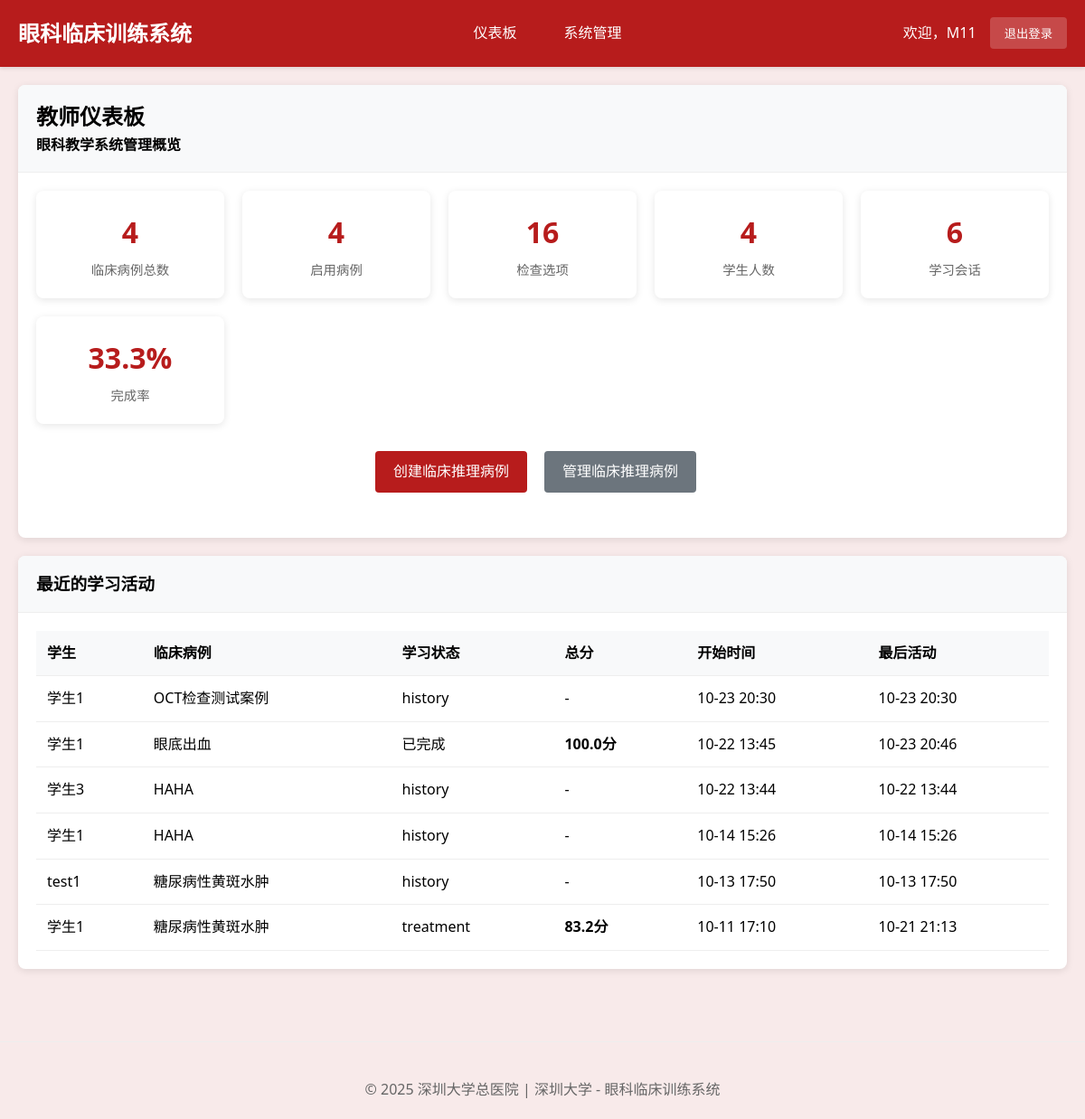
The page /teacher/ (signed in) on the database its author committed.
### cases/models.py (models this page shows, shortened)
class StudentClinicalSession(models.Model):
    student = models.ForeignKey(User, on_delete=models.CASCADE, verbose_name="学生")
    clinical_case = models.ForeignKey(ClinicalCase, on_delete=models.CASCADE, verbose_name="临床案例")
    session_status = models.CharField(
        max_length=30,  # 增加长度以适应最长的选项
        choices=[
            ('case_presentation', '病例呈现'),         # 步骤1: 呈现病例
            ('examination_selection', '检查选择'),     # 步骤2: 选择检查方法
            ('examination_results', '检查结果'),       # 步骤3: 查看检查图像结果
            ('diagnosis_reasoning', '诊断推理'),       # 步骤4: 诊断判断推理
            ('treatment_selection', '治疗选择'),       # 步骤5: 选择治疗方案
            ('learning_feedback', '学习反馈'),         # 步骤6: 学习反馈
            ('completed', '已完成')
        ],
        default='case_presentation',
        verbose_name="当前阶段"
    )
    selected_examinations = models.JSONField(default=list, verbose_name="已选检查项目")
    examination_images_viewed = models.JSONField(default=list, verbose_name="已查看的检查图像")
    selected_diagnosis = models.ForeignKey(DiagnosisOption, on_delete=SET_NULL, blank=True, null=True, verbose_name="选择的诊断")
    diagnosis_reasoning_text = models.TextField(blank=True, verbose_name="诊断推理过程",
                                               help_text="学生的诊断思路和推理过程")
    selected_treatments = models.JSONField(default=list, verbose_name="已选治疗方案")
    step_completion_status = models.JSONField(
        default=dict,
        verbose_name="步骤完成状态",
        help_text="记录每个步骤的完成情况：{step_name: {completed: bool, score: float, completion_time: datetime}}"
    )
    required_examinations_completed = models.BooleanField(default=False, verbose_name="必选检查是否完成")
    examination_selection_valid = models.BooleanField(default=False, verbose_name="检查选择是否有效")
    examination_score = models.FloatField(default=0.0, verbose_name="检查选择得分")
    diagnosis_score = models.FloatField(default=0.0, verbose_name="诊断准确性得分")
    treatment_score = models.FloatField(default=0.0, verbose_name="治疗方案得分")
    reasoning_score = models.FloatField(default=0.0, verbose_name="推理过程得分")
    overall_score = models.FloatField(default=0.0, verbose_name="总体得分")
    time_spent = models.JSONField(default=dict, verbose_name="各阶段用时", help_text="JSON格式记录各阶段耗时")
    step_start_times = models.JSONField(default=dict, verbose_name="各步骤开始时间")
    started_at = models.DateTimeField(auto_now_add=True, verbose_name="开始时间")
    completed_at = models.DateTimeField(blank=True, null=True, verbose_name="完成时间")
    last_activity = models.DateTimeField(auto_now=True, verbose_name="最后活动时间")
    learning_notes = models.TextField(blank=True, verbose_name="学习笔记")
    reflection = models.TextField(blank=True, verbose_name="学习反思")
    session_data = models.JSONField(default=dict, verbose_name="会话数据",
                                   help_text="保存检查顺序、当前进度等临时数据")
    class Meta:
        verbose_name = "学生临床会话"
        verbose_name_plural = "学生临床会话"
        ordering = ['-started_at']
        unique_together = ['student', 'clinical_case']

class ClinicalCase(models.Model):
    title = models.CharField(max_length=200, verbose_name="案例标题")
    case_id = models.CharField(max_length=50, unique=True, verbose_name="案例编号")
    patient_age = models.IntegerField(verbose_name="患者年龄")
    patient_gender = models.CharField(max_length=10, choices=[('M', '男'), ('F', '女')], verbose_name="患者性别")
    chief_complaint = models.TextField(verbose_name="主诉")
    present_illness = models.TextField(verbose_name="现病史")
    past_history = models.TextField(blank=True, verbose_name="既往史")
    family_history = models.TextField(blank=True, verbose_name="家族史")
    learning_objectives = models.JSONField(verbose_name="学习目标", help_text="JSON格式存储多个学习目标")
    difficulty_level = models.CharField(
        max_length=20,
        choices=[('beginner', '初级'), ('intermediate', '中级'), ('advanced', '高级')],
        default='intermediate',
        verbose_name="难度等级"
    )
    is_active = models.BooleanField(default=True, verbose_name="是否启用")
    created_by = models.ForeignKey(User, on_delete=models.CASCADE, verbose_name="创建者")
    created_at = models.DateTimeField(auto_now_add=True, verbose_name="创建时间")
    updated_at = models.DateTimeField(auto_now=True, verbose_name="更新时间")
    case_images = models.JSONField(blank=True, null=True, verbose_name="案例图片", help_text="存储图片路径的JSON数组")
    class Meta:
        verbose_name = "临床案例"
        verbose_name_plural = "临床案例"
        ordering = ['-created_at']

### cases/views.py (the view)
# urls.py: path('teacher/', views.teacher_dashboard, name='teacher_dashboard'),
@login_required
@user_passes_test(is_teacher, login_url='login')
def teacher_dashboard(request):
    total_clinical_cases = ClinicalCase.objects.count()
    active_clinical_cases = ClinicalCase.objects.filter(is_active=True).count()
    total_students = User.objects.filter(groups__name='Students').count()
    total_examinations = ExaminationOption.objects.count()
    total_sessions = StudentClinicalSession.objects.count()
    completed_sessions = StudentClinicalSession.objects.filter(completed_at__isnull=False).count()
    completion_rate = round((completed_sessions / total_sessions * 100), 1) if total_sessions > 0 else 0
    recent_sessions = StudentClinicalSession.objects.select_related('student', 'clinical_case').order_by('-started_at')[:10]
    context = {
        'total_clinical_cases': total_clinical_cases,
        'active_clinical_cases': active_clinical_cases,
        'total_students': total_students,
        'total_examinations': total_examinations,
        'total_sessions': total_sessions,
        'completed_sessions': completed_sessions,
        'completion_rate': completion_rate,
        'recent_sessions': recent_sessions,
    }
    return render(request, 'teacher/dashboard.html', context)

### cases/views.py (called while the page is built)
def is_teacher(user):
    return user.groups.filter(name='Teachers').exists() or user.is_superuser

### cases/templates/teacher/dashboard.html (shortened to what this page needs)
{% extends 'base.html' %}
{% load static %}
{% block content %}
<div class="card">
    <div class="card-header">
        <h2>教师仪表板</h2>
        <p>眼科教学系统管理概览</p>
    </div>
    <div class="card-body">
        <div class="stats-grid">
            <div class="stat-card">
                <div class="stat-number">{{ total_clinical_cases }}</div>
                <div class="stat-label">临床病例总数</div>
            </div>
            <div class="stat-card">
                <div class="stat-number">{{ active_clinical_cases }}</div>
                <div class="stat-label">启用病例</div>
            </div>
            <div class="stat-card">
                <div class="stat-number">{{ total_examinations }}</div>
                <div class="stat-label">检查选项</div>
            </div>
            <div class="stat-card">
                <div class="stat-number">{{ total_students }}</div>
                <div class="stat-label">学生人数</div>
            </div>
            <div class="stat-card">
                <div class="stat-number">{{ total_sessions }}</div>
                <div class="stat-label">学习会话</div>
            </div>
            <div class="stat-card">
                <div class="stat-number">{{ completion_rate }}%</div>
                <div class="stat-label">完成率</div>
            </div>
        </div>
        <div style="text-align: center; margin: 30px 0;">
            <a href="{% url 'teacher_clinical_case_create' %}" class="btn" style="margin-right: 15px;">创建临床推理病例</a>
            <a href="{% url 'teacher_clinical_case_list' %}" class="btn secondary" style="margin-right: 15px;">管理临床推理病例</a>
        </div>
    </div>
</div>
{% if recent_sessions %}
<div class="card">
    <div class="card-header">
        <h3>最近的学习活动</h3>
    </div>
    <div class="card-body">
        <table class="table">
            <thead>
                <tr>
                    <th>学生</th>
                    <th>临床病例</th>
                    <th>学习状态</th>
                    <th>总分</th>
                    <th>开始时间</th>
                    <th>最后活动</th>
                </tr>
            </thead>
            <tbody>
                {% for session in recent_sessions %}
                <tr>
                    <td>{{ session.student.get_full_name|default:session.student.username }}</td>
                    <td>{{ session.clinical_case.title }}</td>
                    <td>{{ session.get_session_status_display|default:session.session_status }}</td>
                    <td>
                        {% if session.overall_score %}
                            <strong>{{ session.overall_score|floatformat:1 }}分</strong>
                        {% else %}
                            -
                        {% endif %}
                    </td>
                    <td>{{ session.started_at|date:"m-d H:i" }}</td>
                    <td>{{ session.last_activity|date:"m-d H:i"|default:"-" }}</td>
                </tr>
                {% endfor %}
            </tbody>
        </table>
    </div>
</div>
{% endif %}
{% endblock %}

### cases/templates/base.html (shortened to what this page needs)
{% load static %}
<!DOCTYPE html>
<html lang="zh-cn">
<head>
    <link rel="stylesheet" href="https://cdnjs.cloudflare.com/ajax/libs/font-awesome/6.0.0/css/all.min.css">
</head>
<body>
    <header class="header">
        <div class="nav-container">
            <div class="logo">眼科临床训练系统</div>
            {% if user.is_authenticated %}
            <nav class="nav-links">
                {% if user.groups.all.0.name == 'Teachers' or user.is_superuser %}
                    <a href="{% url 'teacher_dashboard' %}">仪表板</a>
                    <a href="/admin/">系统管理</a>
                {% else %}
                    <a href="{% url 'student_dashboard' %}">我的学习</a>
                    <a href="{% url 'clinical_case_list' %}">临床推理学习</a>
                    <a href="{% url 'clinical_case_list' %}">病例学习</a>
                {% endif %}
            </nav>
            <div class="user-info">
                <span>欢迎，{{ user.get_full_name|default:user.username }}</span>
                <form method="post" action="{% url 'logout' %}" style="display: inline;">
                    <button type="submit" class="logout-btn">退出登录</button>
                </form>
            </div>
            {% endif %}
        </div>
    </header>
    <main class="container">
        {% block content %}{% endblock %}
    </main>
    <footer class="footer">
        <p>&copy; 2025 深圳大学总医院 | 深圳大学 - 眼科临床训练系统</p>
    </footer>
</body>
</html>

### cases/templates/base.html (style rules this page uses)
* { margin: 0; padding: 0; box-sizing: border-box; }
body { font-family: 'Segoe UI', Tahoma, Geneva, Verdana, sans-serif; background: #f8eaea; line-height: 1.6; }
.header { background: #b71c1c; color: white; padding: 1rem 0; box-shadow: 0 2px 4px rgba(0,0,0,0.1); }
.nav-container { max-width: 1200px; margin: 0 auto; padding: 0 20px; display: flex; justify-content: space-between; align-items: center; }
.logo { font-size: 1.5rem; font-weight: bold; }
.nav-links { display: flex; gap: 20px; }
.nav-links a { color: white; text-decoration: none; padding: 8px 16px; border-radius: 4px; transition: background 0.3s; }
.user-info { display: flex; align-items: center; gap: 15px; }
.logout-btn { background: rgba(255,255,255,0.2); color: white; border: none; padding: 8px 16px; border-radius: 4px; cursor: pointer; text-decoration: none; }
.container { max-width: 1200px; margin: 0 auto; padding: 20px; }
.btn { display: inline-block; padding: 10px 20px; background: #b71c1c; color: white; text-decoration: none; border-radius: 4px; border: none; cursor: pointer; transition: background 0.3s; }
.btn.secondary { background: #6c757d; }
.card { background: white; border-radius: 8px; box-shadow: 0 2px 8px rgba(0,0,0,0.1); margin-bottom: 20px; }
.card-header { padding: 16px 20px; border-bottom: 1px solid #eee; font-weight: bold; background: #f8f9fa; border-radius: 8px 8px 0 0; }
.card-body { padding: 20px; }
.table { width: 100%; border-collapse: collapse; }
.table th, .table td { padding: 12px; text-align: left; border-bottom: 1px solid #eee; }
.table th { background: #f8f9fa; font-weight: bold; }
.footer { text-align: center; color: #666; padding: 40px 0 20px 0; margin-top: 40px; border-top: 1px solid #eee; }
.stats-grid { display: grid; grid-template-columns: repeat(auto-fit, minmax(200px, 1fr)); gap: 20px; margin-bottom: 30px; }
.stat-card { background: white; padding: 20px; border-radius: 8px; text-align: center; box-shadow: 0 2px 8px rgba(0,0,0,0.1); }
.stat-number { font-size: 2rem; font-weight: bold; color: #b71c1c; margin-bottom: 5px; }
.stat-label { color: #666; font-size: 0.9rem; }

### rows shown on the page
StudentClinicalSession: student.get_full_name "学生1", clinical_case "OCT检查测试案例", session_status "history", started_at "10-23 20:30", last_activity "10-23 20:30"
StudentClinicalSession: student.get_full_name "学生1", clinical_case "眼底出血", session_status "已完成", overall_score "100.0", started_at "10-22 13:45", last_activity "10-23 20:46"
StudentClinicalSession: student.get_full_name "学生3", clinical_case "HAHA", session_status "history", started_at "10-22 13:44", last_activity "10-22 13:44"
StudentClinicalSession: student.get_full_name "学生1", clinical_case "HAHA", session_status "history", started_at "10-14 15:26", last_activity "10-14 15:26"
StudentClinicalSession: student.get_full_name "test1", clinical_case "糖尿病性黄斑水肿", session_status "history", started_at "10-13 17:50", last_activity "10-13 17:50"
StudentClinicalSession: student.get_full_name "学生1", clinical_case "糖尿病性黄斑水肿", session_status "treatment", overall_score "83.2", started_at "10-11 17:10", last_activity "10-21 21:13"

### other values the page prints
{{ user.get_full_name|default:user.username }} "M11"
{{ total_clinical_cases }} "4"
{{ active_clinical_cases }} "4"
{{ total_examinations }} "16"
{{ total_students }} "4"
{{ total_sessions }} "6"
{{ completion_rate }} "33.3"
